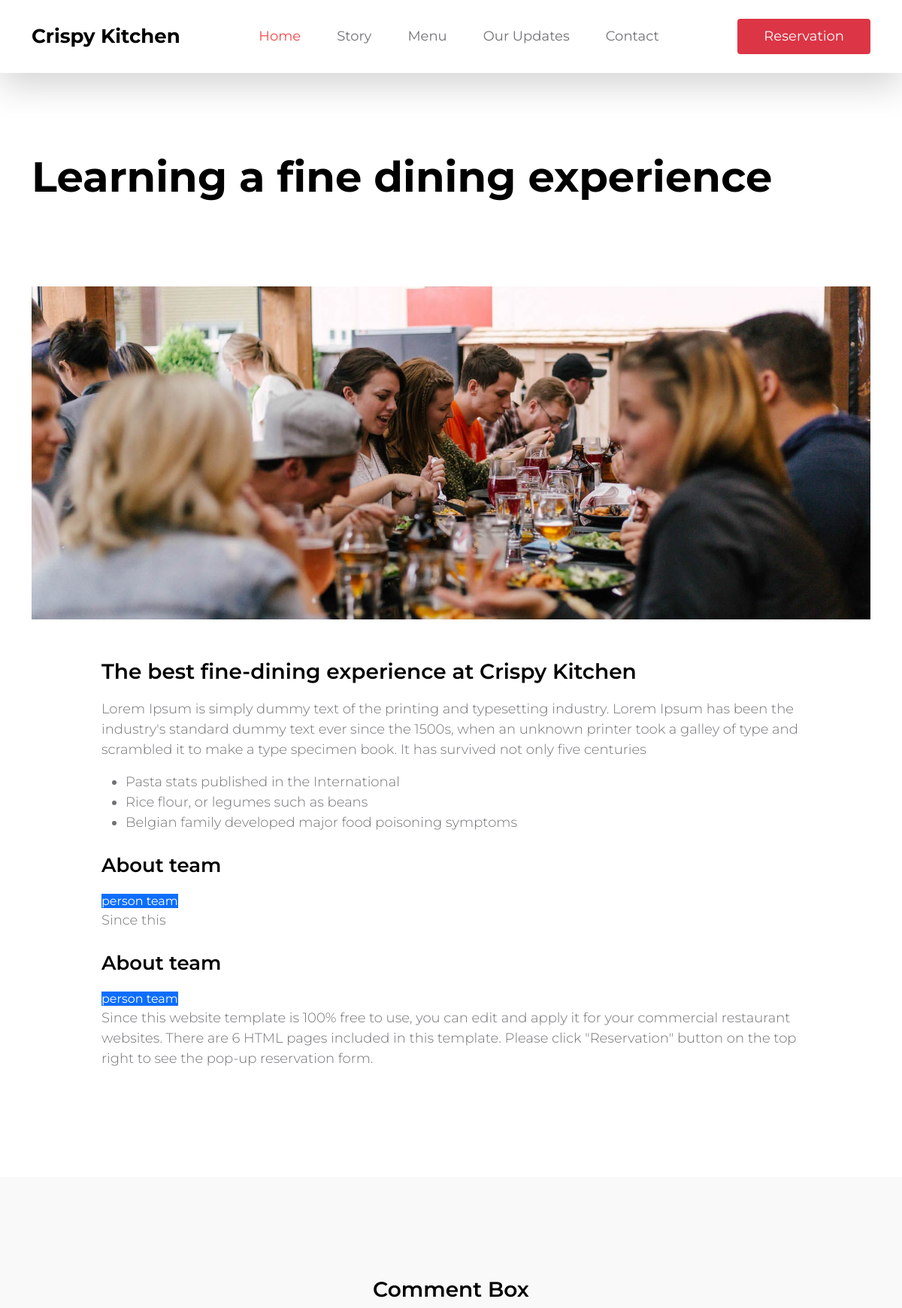
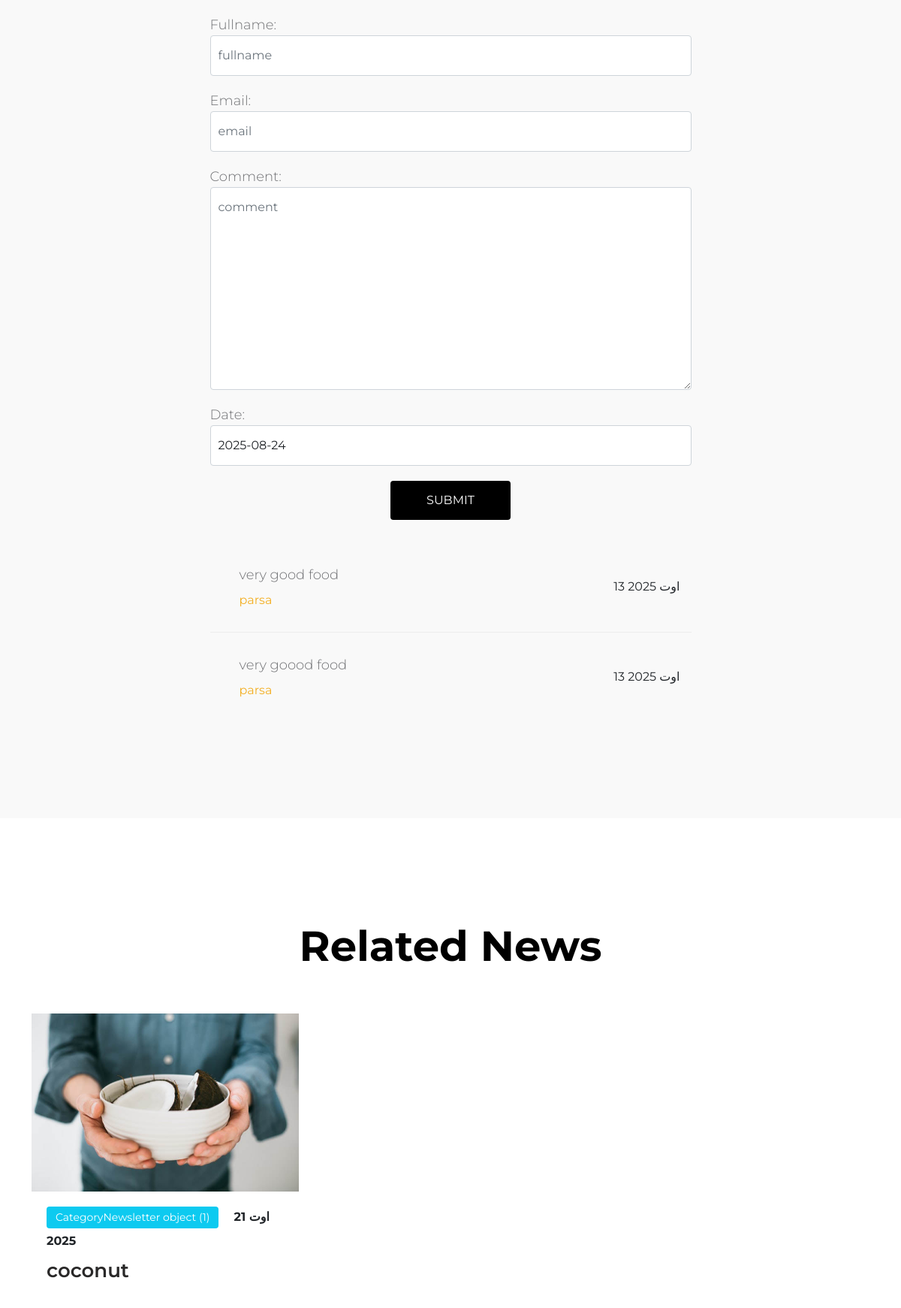
The page /detail/coconut/ (upper part) on the database its author committed (2 pictures, top to bottom).
### home/models.py (models this page shows, shortened)
class TeamMember(models.Model):
    name = models.CharField(max_length=20)
    image = models.ImageField(upload_to='team_members/')
    responsibility = models.CharField(max_length=20)
    description = models.TextField(null=True, blank=True)

class Newsletter(models.Model):
    title = models.CharField(max_length=30, null=True, blank=True)
    image = models.ImageField(upload_to='newsletters/', null=True, blank=True)
    description = models.TextField(null=True, blank=True)
    category = models.ForeignKey(CategoryNewsletter, on_delete=models.CASCADE, null=True, blank=True)
    date = models.DateField(default=timezone.now, null=True, blank=True)
    slug = models.SlugField(max_length=100, unique=True)

class CategoryNewsletter(models.Model):
    name = models.CharField(max_length=30)
    description = models.TextField()

### menu/models.py (models this page shows, shortened)
class Comment(models.Model):
    fullname = models.CharField(max_length=100)
    email = models.EmailField()
    comment = models.TextField()
    date = models.DateField(default=timezone.now, null=True, blank=True)

### menu/views.py (the view, shortened to what this page needs)
# urls.py: path('detail/<slug:slug>/', views.NewsDetailView.as_view(),name='detail' ),
class NewsDetailView(DetailView):
    model = Newsletter
    template_name = 'menu/detail_news.html'
    context_object_name = 'newsletter'
    slug_url_kwarg = 'slug'
    def get_context_data(self, **kwargs):
        context = super().get_context_data(**kwargs)
        context['comments'] = Comment.objects.all().order_by('-date')
        context['team'] = TeamMember.objects.all()
        context['form'] = CommentForm()
        return context

### menu/forms.py
class CommentForm(forms.ModelForm):
    class Meta:
        model = Comment
        fields = "__all__"
        widgets = {
            'fullname': forms.TextInput(attrs={'class': 'form-control', 'placeholder': 'fullname'}),
            'email': forms.EmailInput(attrs={'class': 'form-control', 'placeholder': 'email'}),
            'comment': forms.Textarea(attrs={'class': 'form-control', 'placeholder': 'comment'}),
            'date': forms.DateInput(attrs={'class': 'form-control', 'placeholder': 'date'}),
        }

### menu/templates/menu/detail_news.html
{% extends 'base.html' %}
{% load static %}
{% block main %}
    <main>
        <header class="site-header site-news-detail-header">
            <div class="container">
                <div class="row">
                    <div class="col-12">
                        <h2>Learning a fine dining experience</h2>
                    </div>
                </div>
            </div>
        </header>
        <section class="news-detail section-padding pt-0">
            <div class="container">
                <div class="row">
                    <div class="col-lg-12 col-12">
                        <img src="{% static "images/news/news-detail-header.jpg" %}" class="img-fluid news-detail-image"
                             alt="fine dining experience">
                        <div class="col-lg-10 col-10 mx-auto mt-5">
                            <h4 class="mb-3">The best fine-dining experience at Crispy Kitchen</h4>
                            <p>Lorem Ipsum is simply dummy text of the printing and typesetting industry. Lorem Ipsum
                                has been the industry's standard dummy text ever since the 1500s, when an unknown
                                printer took a galley of type and scrambled it to make a type specimen book. It has
                                survived not only five centuries</p>
                            <ul class="list">
                                <li class="list-item">Pasta stats published in the International</li>
                                <li class="list-item">Rice flour, or legumes such as beans</li>
                                <li class="list-item">Belgian family developed major food poisoning symptoms</li>
                            </ul>
                            {% for item in team %}
                                <h5 class="mt-4 mb-3">About team</h5>
                                <a href="{% url 'about' %}" class="btn-primary ">person team</a>
                                <p>{{ item.description }}</p>
                            {% endfor %}
                        </div>
                    </div>
                </div>
            </div>
        </section>
        {% include 'include/comment.html' %}
        <section class="related-news section-padding bg-white">
            <div class="container">
                <div class="row">
                    <h2 class="text-center mb-lg-5 mb-4">Related News</h2>
                    <div class="col-lg-4 col-md-6 col-12">
                        <div class="news-thumb mb-4">
                            <a href="{% url 'menu:detail' newsletter.slug %}">
                                <img src="{{ newsletter.image.url }}"
                                     class="img-fluid news-image" alt="">
                            </a>
                            <div class="news-text-info">
                                <span class="category-tag me-3 bg-info">{{ newsletter.category }}</span>
                                <strong>{{ newsletter.date }}</strong>
                                <h5 class="news-title mt-2">
                                    <a href="{% url 'menu:detail' newsletter.slug %}"
                                       class="news-title-link">{{ newsletter.title }}</a>
                                </h5>
                            </div>
                        </div>
                    </div>
                </div>
            </div>
        </section>
    </main>
{% endblock %}

### templates/include/comment.html (shortened to what this page needs)
<section class="comments section-padding">
    <div class="container">
        <div class="row">
            <div class="col-12">
                <h4 class="text-center mb-4">Comment Box</h4>
            </div>
            <div class="col-lg-7 col-12 mx-auto">
                <form class="custom-form comment-form"  method="post" role="form">
                    {{ form.as_p }}
                    <div class="col-lg-3 col-4 mx-auto">
                        <button type="submit" class="form-control" id="subscribe">Submit</button>
                    </div>
                </form>
                {% for comment in comments %}
                    <div class="news-author d-flex flex-wrap align-items-center">
                        <div class="ms-4 w-50">
                            <p class="mb-2">{{ comment.comment }}</p>
                            <a href="#">{{ comment.fullname }}</a>
                        </div>
                        <span class="ms-auto">{{ comment.date }}</span>
                    </div>
                {% endfor %}
            </div>
        </div>
    </div>
</section>

### static/css/tooplate-crispy-kitchen.css (style rules this page uses)
:root { --white-color: #FFFFFF; --primary-color: #f44749; --secondary-color: #f3af24; --section-bg-color: #F9F9F9; --dark-color: #000000; --title-color: #565758; --news-title-color: #292828; --p-color: #717275; --border-color: #eaeaea; --border-radius-default: .25rem; --body-font-family: 'Montserrat', sans-serif; --h1-font-size: 76px; --h2-font-size: 56px; --h3-font-size: 42px; --h4-font-size: 28px; --h5-font-size: 26px; --h6-font-size: 22px; --p-font-size: 18px; --menu-font-size: 18px; --category-font-size: 14px; --font-weight-light: 300; --font-weight-normal: 400; --font-weight-semibold: 600; --font-weight-bold: 700; }
body { background: var(--white-color); font-family: var(--body-font-family); position: relative; }
h2, h3, h4, h5, h6 { color: var(--dark-color); line-height: inherit; }
h1, h2, h3, h4, h5, h6 { font-weight: var(--font-weight-semibold); }
h1, h2 { font-weight: var(--font-weight-bold); }
h2 { font-size: var(--h2-font-size); }
h4 { font-size: var(--h4-font-size); }
h5 { font-size: var(--h5-font-size); }
p, .list .list-item { color: var(--p-color); font-size: var(--p-font-size); font-weight: var(--font-weight-light); }
a, button { touch-action: manipulation; transition: all 0.3s; }
a { color: var(--secondary-color); text-decoration: none; }
.section-padding { padding-top: 8rem; padding-bottom: 8rem; }
b, strong { font-weight: var(--font-weight-bold); }
.site-header { background-repeat: no-repeat; background-position: center; background-size: cover; padding-top: 10rem; padding-bottom: 10rem; text-align: center; position: relative; }
.site-header .container { position: relative; z-index: 2; }
.site-news-detail-header { background: transparent; text-align: left; padding-top: 6rem; padding-bottom: 6rem; }
.menu, .about, .news, .related-news, .newsletter, .comments { background: var(--section-bg-color); }
.news-thumb { position: relative; overflow: hidden; }
.news-thumb > a { display: block; width: 100%; height: 100%; position: relative; z-index: 2; transition: all 0.3s ease-out; }
.news-text-info { background: var(--section-bg-color); position: relative; z-index: 2; padding: 20px; transition: all 0.3s ease-out; }
.related-news .news-text-info { background: var(--white-color); }
.news-title-link { color: var(--news-title-color); }
.news-image { display: block; width: 100%; transition: all 0.3s ease-out; }
.category-tag, .menu-tag { background: var(--dark-color); border-radius: var(--border-radius-default); color: var(--white-color); font-size: var(--category-font-size); display: inline-block; padding: 4px 12px; }
.category-tag { margin-bottom: 5px; }
.comment-form { margin-bottom: 60px; }
.news-author { border-bottom: 1px solid rgba(0,0,0,0.05); margin-bottom: 30px; padding-left: 15px; padding-right: 15px; padding-bottom: 30px; }
.news-author:last-child { border-bottom: 0; padding-bottom: 0; }
.custom-form .form-control { margin-bottom: 20px; padding: 14px 10px; transition: all 0.3s; }
.custom-form button[type="submit"] { background: var(--dark-color); border: 0; color: var(--white-color); text-transform: uppercase; }

### rows shown on the page
TeamMember: description "Since this"
TeamMember: description "Since this website template is 100% free to use, you can edit and apply it for your commercial restaurant websites. There are 6 HTML pages included in this template. Please click \"Reservation\" button on the top right to see the pop-up reservation form."
Comment: comment "very good food", fullname "parsa", date "13 اوت 2025"
Comment: comment "very goood food", fullname "parsa", date "13 اوت 2025"
Newsletter: image (picture), category "CategoryNewsletter object (1)", date "21 اوت 2025", title "coconut"
